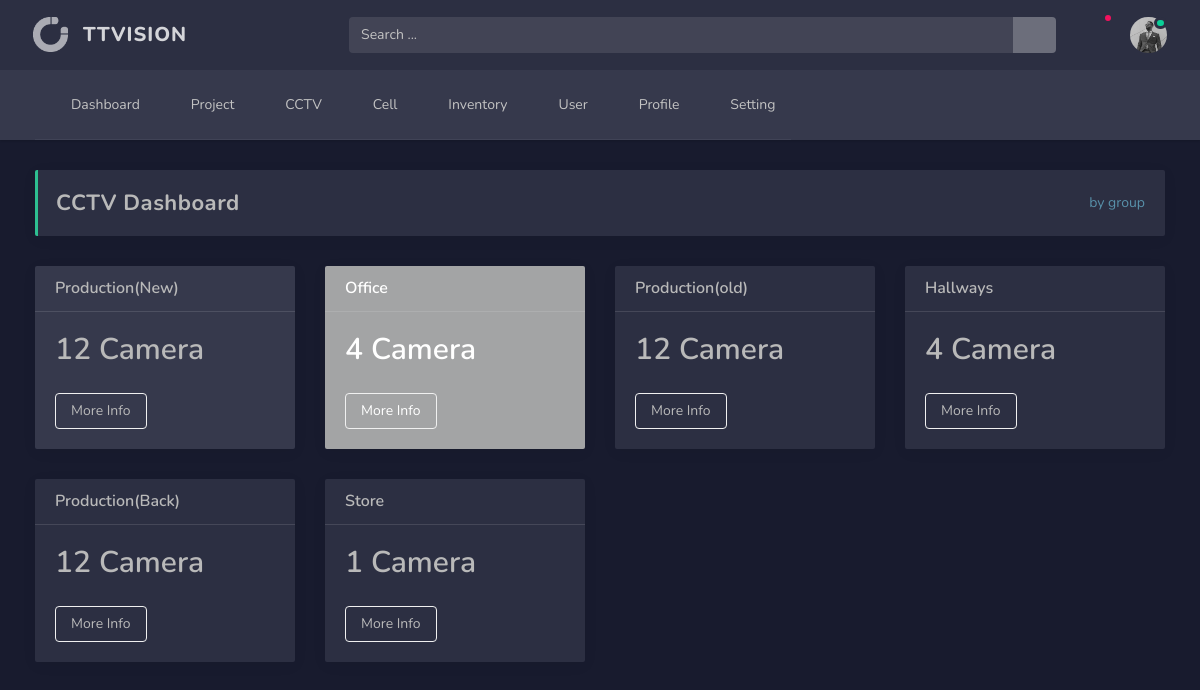
/cctv, run on the app's committed database.
### production/models.py (models this page shows, shortened)
class Cctvgroup(models.Model):
    cgroup_name = models.CharField(max_length=100, blank=True)
    cgroup_much = models.IntegerField(default=0, blank=True)
    cgroup_link = models.CharField(max_length=200, blank=True)
    cgroup_cardcolor = models.CharField(max_length=30, blank=True)
    cgroup_cell = models.ForeignKey(Ttvcell, blank=True, null=True, on_delete = models.SET_NULL)

### production/views.py (the view)
# urls.py: path('cctv',cctv_dashboard, name='cctv'), #cctv_dashboard.html
def cctv_dashboard(request):
    context = {
        'title':'by group',
        'camcategory':Cctvgroup.objects.all(),
    }
    return render(request, 'cctv_dashboard.html',context)

### templates/cctv_dashboard.html
{% extends 'based/based.html' %}
{% block content %}
{% load static %}
<main class="main-content">
    <div class="container-fluid">
        <div class="page-header d-md-flex justify-content-between align-items-center">
            <h4>CCTV Dashboard</h4>
            <nav aria-label="breadcrumb">
                <ol class="breadcrumb m-t-0">
                    <li class="breadcrumb-item"><a href="#">{{title}}</a></li>
                </ol>
            </nav>
        </div>
        <div class="row">
            {% for cam in camcategory %}
            <div class="col-md-3">
                <div class="card {{cam.cgroup_cardcolor}}">
                    <div class="card-header">{{cam.cgroup_name}}</div>
                    <div class="card-body">
                        <h2 class="card-title m-b-0 font-weight-800">{{cam.cgroup_much}} Camera</h2>
                        <br>
                        <a href="{% url 'camera' group_name=cam.id %}" class="btn btn-outline-light">More Info</a>
                    </div>
                </div>
            </div>
            {% endfor %}
        </div>
    </div>
</main>
{% endblock content %}

### templates/based/based.html (shortened to what this page needs)
<!doctype html>
<html lang="en">
{% include 'based/head.html' %}
<body class="layout-container horizontal-side-menu dark">
{% include 'based/navbar.html' %}
{% include 'based/menus.html' %}
{% block content %}
{% endblock content %}
</body>
</html>

### templates/based/head.html (shortened to what this page needs)
<head>
    {% load static %}
    <link rel="stylesheet" href="{% static 'Gramos/demos/assets/vendors/dataTable/responsive.bootstrap.min.css' %}" type="text/css">
    <link rel="stylesheet" href="{% static 'Gramos/demos/assets/vendors/bundle.css' %}" type="text/css">
    <link rel="stylesheet" href="{% static 'Gramos/demos/assets/vendors/datepicker/daterangepicker.css' %}" type="text/css">
    <link rel="stylesheet" href="{% static 'Gramos/demos/assets/vendors/vmap/jqvmap.min.css' %}" type="text/css">
    <link rel="stylesheet" href="{% static 'Gramos/demos/assets/css/app.min.css' %}" type="text/css">
    <link rel="stylesheet" href="{% static 'Gramos/demos/assets/css/custom.css' %} " type="text/css">
</head>

### templates/based/navbar.html (shortened to what this page needs)
{% load static %}
<nav class="navbar">
    <div class="container-fluid">
        <div class="header-logo">
            <a href="#">
                <img src="{% static 'Gramos/demos/assets/media/image/light-logo.png' %}" alt="...">
                <span class="logo-text d-none d-lg-block">TTVISION</span>
            </a>
        </div>
        <div class="header-body">
            <ul class="navbar-nav">
                <li class="nav-item dropdown d-none d-lg-block">
                    <a href="#" class="nav-link" data-toggle="dropdown">
                        <i class="fa fa-th-large"></i>
                    </a>
                </li>
            </ul>
            <form class="search">
                <div class="input-group">
                    <input type="text" class="form-control" placeholder="Search ..."
                           aria-label="Recipient's username"
                           aria-describedby="button-addon2">
                    <div class="input-group-append">
                        <button class="btn" type="button" id="button-addon2">
                            <i class="fa fa-search"></i>
                        </button>
                    </div>
                </div>
            </form>
            <ul class="navbar-nav">
                <li class="nav-item dropdown">
                    <a href="#" class="nav-link nav-link-notify" data-toggle="dropdown">
                        <i class="fa fa-envelope"></i>
                    </a>
                </li>
                <li class="nav-item dropdown">
                    <a href="#" data-toggle="dropdown">
                        <figure class="avatar avatar-sm avatar-state-success">
                            <img class="rounded-circle" src="{% static 'Gramos/demos/assets/media/image/avatar.jpg' %}" alt="...">
                        </figure>
                    </a>
                </li>
            </ul>
        </div>
    </div>
</nav>

### templates/based/menus.html (shortened to what this page needs)
<div class="side-menu">
    <div class='side-menu-body'>
        <ul>
            <li><a href="/"><i class="icon ti-paint-bucket"></i> <span>Dashboard</span> </a></li>
            <li><a href="#"><i class="icon ti-rocket"></i> <span>Project</span> </a>
            </li>
            <li><a href="#"><i class="icon ti-rocket"></i> <span>CCTV</span> </a>
            </li>
            <li><a href="#"><i class="icon ti-paint-bucket"></i> <span>Cell</span> </a>
            </li>
            <li><a href="c"><i class="icon ti-face-smile"></i> <span>Inventory</span> </a></li>
            <li><a href="#"><i class="icon ti-face-smile"></i> <span>User</span> </a>
            </li>
            <li><a href="#"><i class="icon ti-files"></i> <span>Profile</span> </a>
            </li>
            <li><a href="#"><i class="icon ti-menu"></i> <span>Setting</span></a></li>
        </ul>
    </div>
</div>

### templates/based/script.html (shortened to what this page needs)
{% load static %}

### data on the page
Cctvgroup: cgroup_name "Production(New)", cgroup_much "12"
Cctvgroup: cgroup_name "Office", cgroup_much "4"
Cctvgroup: cgroup_name "Production(old)", cgroup_much "12"
Cctvgroup: cgroup_name "Hallways", cgroup_much "4"
Cctvgroup: cgroup_name "Production(Back)", cgroup_much "12"
Cctvgroup: cgroup_name "Store", cgroup_much "1"

### other printed values
{{ title }} "by group"
